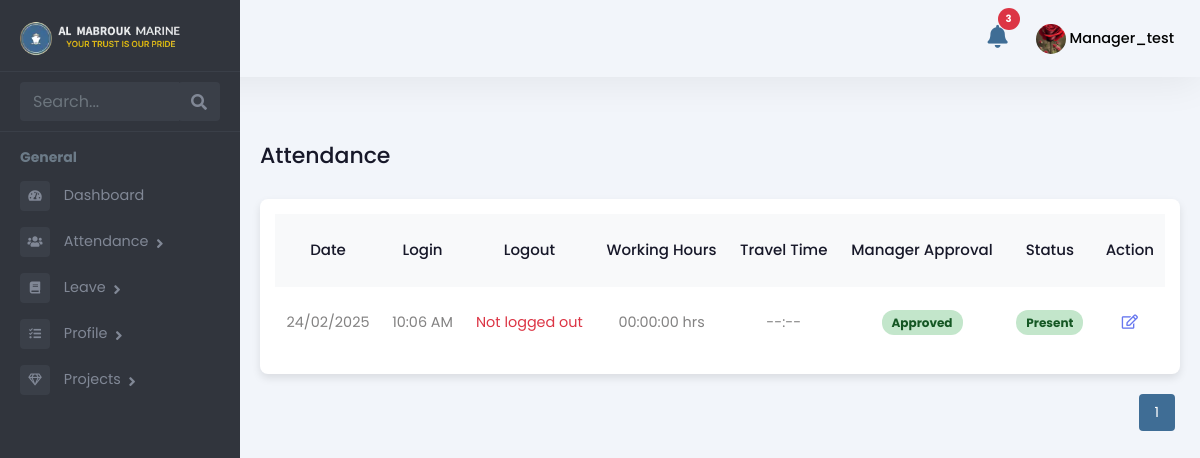
Before: /employee/attendance-list/ (signed in) with the older database file.
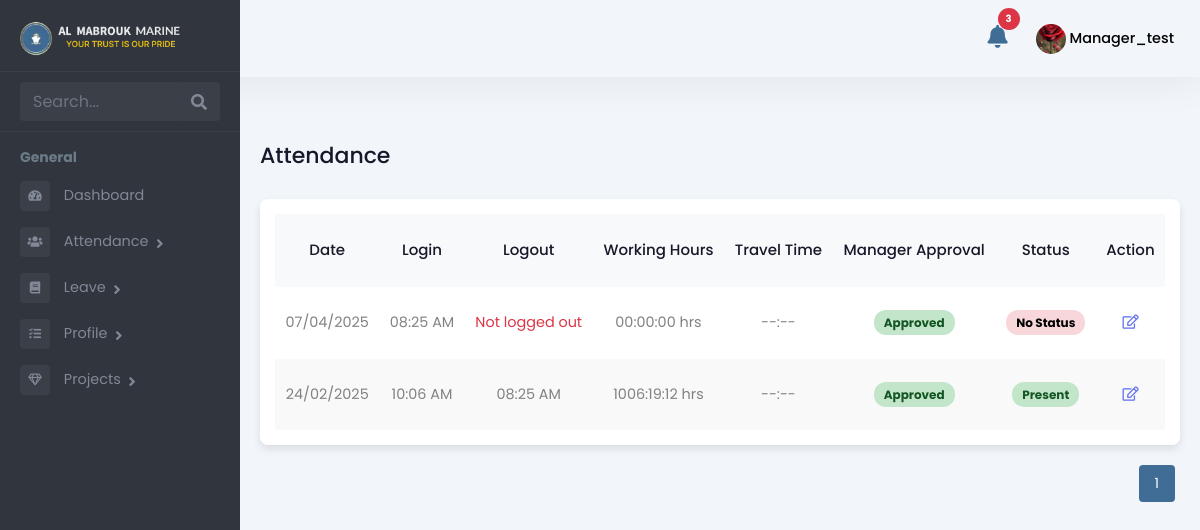
After: the same page with the newer database file.
### Admin/models.py (models this page shows, shortened)
class Employee(models.Model):
    user = models.OneToOneField(User, on_delete=models.CASCADE, related_name='employee_profile')
    is_employee = models.BooleanField(default=False)
    is_manager = models.BooleanField(default=False)
    is_administration = models.BooleanField(default=False)
    is_hr = models.BooleanField(default=False)
    rank = models.CharField(max_length=255, blank=True, null=True)
    salary = models.DecimalField(max_digits=10, decimal_places=2, blank=True, null=True)
    work_days = models.DecimalField(max_digits=10, decimal_places=2, default=0, blank=True)
    holidays = models.IntegerField(null=True, blank=True)
    overseas_days = models.IntegerField(default=0)
    date_of_birth = models.DateField(null=True, blank=True)
    phone_number = models.CharField(max_length=15, blank=True, null=True)
    date_of_join = models.DateField(null=True, blank=True)
    address = models.TextField(blank=True, null=True)
    profile_picture = models.ImageField(upload_to="profile_pictures/", null=True, blank=True)

class Attendance(models.Model):
    LOCATION_CHOICES = [
        ('DMC', 'DMC Warehouse'),
        ('FUJ', 'FUJ'),
        ('KFK', 'KFK'),
        ('ABU', 'Abu Dhabi'),
        ('BDO', 'Bur Dubai Office'),
        ('SHJ_KP', 'Sharjah Khalid Port'),
        ('SHJ_HP', 'Sharjah Hamriya Port'),
        ('AJM_PRT', 'Ajman Port'),
        ('ABU_KP', 'Abu Dhabi Khalifa Port'),
        ('ABU_MP', 'Abu Dhabi Mussafah Port'),
        ('RAK_JZP', 'RAK Al Jazeera Port'),
        ('RAK_MCP', 'RAK Maritime City'),
        ('RAK_SRP', 'RAK Steven Rock Port'),
        ('DXB_DMC', 'Dubai Maritime City Port'),
        ('DXB_PR', 'Port Rashid'),
        ('DXB_HP', 'Dubai Hamriya Port'),
        ('DXB_MHJ', 'Dubai Marina Harbor Jumeirah'),
        ('DXB_AJD', 'Al Jadaf Port Dubai'),
        ('OVERSEAS', 'Overseas'),
    ]
    STATUS_CHOICES = [
        ('PENDING', 'Pending'),
        ('APPROVED', 'Approved'),
        ('REJECTED', 'Rejected'),
    ]
    ATTENDANCE_STATUS = [
        ('PRESENT', 'Present'),
        ('WORK FROM HOME', 'Work from Home'),
    ]
    employee = models.ForeignKey(
        Employee, related_name='attendance_set', on_delete=models.CASCADE
    )
    project = models.ForeignKey(
        'Project', on_delete=models.SET_NULL, null=True, blank=True, related_name='attendance_set'
    )  # New field added
    login_time = models.DateTimeField(null=True, blank=True)
    log_out_time = models.DateTimeField(null=True, blank=True)
    total_hours_of_work = models.DecimalField(max_digits=10, decimal_places=2, null=True, blank=True)
    location = models.CharField(max_length=20, choices=LOCATION_CHOICES, null=True, blank=True)
    attendance_status = models.CharField(max_length=20, choices=ATTENDANCE_STATUS, null=True, blank=True)
    status = models.CharField(max_length=10, choices=STATUS_CHOICES, default='PENDING')
    rejection_reason = models.TextField(null=True, blank=True)
    rejected_by = models.ForeignKey(User, on_delete=models.SET_NULL, null=True, blank=True, related_name='rejected_attendance')
    travel_in_time = models.DateTimeField(null=True, blank=True)
    travel_out_time = models.DateTimeField(null=True, blank=True)
    total_travel_time = models.DecimalField(max_digits=10, decimal_places=2, null=True, blank=True)

### employee_data/views.py (the view)
# urls.py: path('attendance-list/', views.attendance_list, name='attendance_list_view'),
@login_required
def attendance_list(request):
    employee = get_object_or_404(Employee, user=request.user)
    attendance_records = Attendance.objects.filter(employee=employee).order_by('-login_time')
    paginator = Paginator(attendance_records, 10)  # Show 10 records per page
    page_number = request.GET.get('page')
    page_obj = paginator.get_page(page_number)
    context = {
        'attendance_records': page_obj,  # Use `page_obj` instead of `attendance_records`
    }
    return render(request, 'employee/attendance_list.html', context)

### Admin/templatetags/custom_filters.py (called while the page is built)
@register.filter
def format_work_duration(decimal_hours):
    if decimal_hours is None:
        return "00:00"  # or "00:00 min" if you prefer
    try:
        total_seconds = int(float(decimal_hours) * 3600)
        if total_seconds < 3600:
            minutes = total_seconds // 60
            seconds = total_seconds % 60
            return f"{minutes:02d}:{seconds:02d} min"
        else:
            hours = total_seconds // 3600
            minutes = (total_seconds % 3600) // 60
            seconds = total_seconds % 60
            return f"{hours:02d}:{minutes:02d}:{seconds:02d} hrs"
    except (ValueError, TypeError):
        return "00:00"

### templates/employee/attendance_list.html (shortened to what this page needs)
{% extends 'employee/employeebase.html' %}
{% load custom_filters %}
{% load static %}
{% block content %}
<div class="emply-list-wraper">
    <div class="pg-title">
        <h1>Attendance</h1>
    </div>
    <div class="widget-box table-wdgt">
        <table id="employeeTable">
            <thead>
                <tr>
                    <th>Date</th>
                    <th>Login</th>
                    <th>Logout</th>
                    <th>Working Hours</th>
                    <th>Travel Time</th>
                    <th>Manager Approval</th>
                    <th>Status</th>
                    <th>Action</th>
                </tr>
            </thead>
            <tbody>
                {% for record in attendance_records %}
                <tr>
                    <td>{{ record.login_time|date:"d/m/Y" }}</td>
                    <td>{{ record.login_time|time:"h:i A" }}</td>
                    <td>
                        {% if record.log_out_time %}
                        {{ record.log_out_time|time:"h:i A" }}
                        {% else %}
                        <span class="text-danger">Not logged out</span>
                        {% endif %}
                    </td>
                    <td>
                        {% if record.total_hours_of_work %}
                        {{ record.total_hours_of_work|format_work_duration }}
                        {% else %}
                        00:00:00 hrs
                        {% endif %}
                    </td>
                    <td>
                        {% if record.total_travel_time and record.total_travel_time != 'None' %}
                            {{ record.total_travel_time }}
                        {% else %}
                            --:--
                        {% endif %}
                    </td>
                    <td>
                        {% if record.status %}
                            <span class="status {% if record.status == 'PENDING' %}leave{% elif record.status == 'APPROVED' %}present{% elif record.status == 'REJECTED' %}sick-leave{% endif %}">
                                {{ record.get_status_display }}
                            </span>
                        {% else %}
                            <span class="status absent">No Status</span>
                        {% endif %}
                    </td>
                    <td>
                        {% if record.attendance_status %}
                            {% if record.status == 'APPROVED' %}
                                <span class="status
                                    {% if record.attendance_status == 'PRESENT' %}present
                                    {% elif record.attendance_status == 'LEAVE' %}leave
                                    {% elif record.attendance_status == 'WORK FROM HOME' %}work-from-home
                                    {% elif record.attendance_status == 'SICK LEAVE' %}sick-leave
                                    {% elif record.attendance_status == 'ANNUAL LEAVE' %}annual-leave
                                    {% elif record.attendance_status == 'CASUAL LEAVE' %}casual-leave
                                    {% endif %}
                                ">
                                    {{ record.get_attendance_status_display }}
                                </span>
                            {% else %}
                                <span class="status absent">No Status</span>
                            {% endif %}
                        {% else %}
                            <span class="status absent">No Status</span>
                        {% endif %}
                    </td>
                    <td class="list-action-col">
                        <a href="{% url 'employee_update_travel_time' record.id %}"><i class="far fa-edit"></i></a>
                    </td>
                </tr>
                {% empty %}
                <tr>
                    <td colspan="5" class="text-center">No attendance records found.</td>
                </tr>
                {% endfor %}
            </tbody>
        </table>
    </div>
    <div class="pagination" id="pagination">
        {% for num in attendance_records.paginator.page_range %}
            {% if num == attendance_records.number %}
                <button class="active">{{ num }}</button>
            {% else %}
                <a href="?page={{ num }}"><button>{{ num }}</button></a>
            {% endif %}
        {% endfor %}
    </div>
</div>
{% endblock %}

### templates/employee/employeebase.html (shortened to what this page needs)
{% load static %}
<!DOCTYPE html>
<html lang="en">
  <head>
    <link
      rel="stylesheet"
      href="{% static 'assets/vendor/bootstrap/css/bootstrap.min.css' %}"
    />
    <link
      href="https://use.fontawesome.com/releases/v5.0.6/css/all.css"
      rel="stylesheet"
    />
    <link rel="stylesheet" href="{% static 'assets/styles.css' %}" />
    <link rel="stylesheet" href="{% static 'assets/css/style.css' %}" />
  </head>
  <body>
    <header>
      <div class="hdr-notification">
        <a href="#" id="open-notification-popup-employee">
            <button type="button" class="btn btn-primary position-relative">
                <i class="fas fa-bell"></i>
                <span id="notification-count-employee" class="position-absolute top-0 start-100 translate-middle badge rounded-pill bg-danger">
                </span>
            </button>
        </a>
    </div>
      <div class="hdr-user">
        <div class="dropdown">
          <button
            class="btndropdown-toggle"
            type="button"
            id="dropdownMenuButton1"
            data-bs-toggle="dropdown"
            aria-expanded="false"
          >
            {% if request.user.employee_profile.profile_picture %}
            <img
              src="{{ request.user.employee_profile.profile_picture.url }}"
              alt="Profile Picture"
              class="rounded-circle"
              style="width: 30px; height: 30px; object-fit: cover"
            />
            {% else %}
            <i class="fas fa-user"></i>
            {% endif %}
            <span
              >{{ request.user.first_name }}_{{ request.user.last_name }}</span
            >
          </button>
        </div>
      </div>
    </header>
    <div class="page-wrapper chiller-theme toggled" id="content">
      <nav id="sidebar" class="sidebar-wrapper sidebar">
        <div class="sidebar-content">
          <div class="sidebar-brand">
            <a href="{% url 'employee_dashboard' %}"><img src="{% static 'assets/images/almabrouk-logo.webp' %}"
              alt="Almabrouk Marine Logo" /></a>
          </div>
          <div class="sidebar-search">
            <div>
              <div class="input-group">
                <input
                  type="text"
                  class="form-control search-menu"
                  placeholder="Search..."
                />
                <div class="input-group-append">
                  <span class="input-group-text">
                    <i class="fa fa-search" aria-hidden="true"></i>
                  </span>
                </div>
              </div>
            </div>
          </div>
          <div class="sidebar-menu">
            <ul>
              <li class="header-menu">
                <span>General</span>
              </li>
              <li>
                <a href="{% url 'employee_dashboard' %}">
                  <i class="fa fa-tachometer-alt"></i>
                  <span>Dashboard</span>
                </a>
              </li>
              <li class="sidebar-dropdown">
                <a href="{% url 'attendance_list_view' %}">
                  <i class="fas fa-users"></i>
                  <span>Attendance</span>
                </a>
              </li>
              <li class="sidebar-dropdown">
                <a href="{% url 'my_leave' %}">
                  <i class="fa fa-book"></i>
                  <span>Leave</span>
                </a>
              </li>
              <li class="sidebar-dropdown">
                <a href="{% url 'profile_view' %}">
                  <i class="fas fa-tasks"></i>
                  <span>Profile</span>
                </a>
              </li>
              <li class="sidebar-dropdown">
                <a href="#">
                  <i class="far fa-gem"></i>
                  <span>Projects</span>
                </a>
              </li>
            </ul>
          </div>
        </div>
      </nav>
      {% block content %} {% endblock %}
    </div>
  </body>
</html>

Changed rows visible on the page:
added Attendance: login_time "07/04/2025", login_time "08:25 AM", shows "Not logged out", total_hours_of_work "00:00:00 hrs", status "Approved", shows "No Status"
changed Attendance "10:06 AM": log_out_time (not shown) → "08:25 AM"; total_hours_of_work (not shown) → "1006:19:12 hrs"; no longer shows "Not logged out"; no longer shows "00:00:00 hrs"
